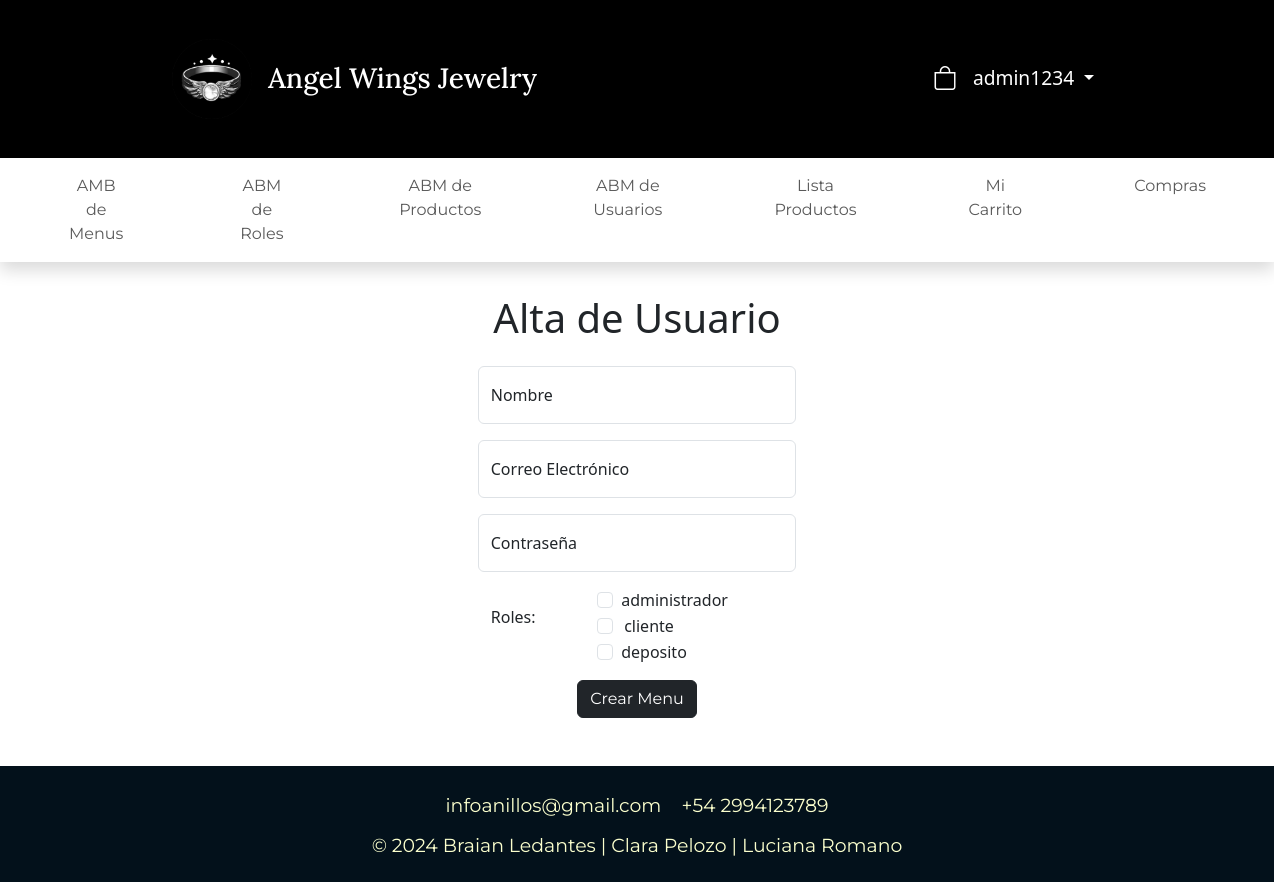
The page /vista/usuarios/alta.php (signed in) on the database its author committed.
### tables this page shows
CREATE TABLE `usuario` (
  `idusuario` bigint(20) NOT NULL,
  `usnombre` varchar(50) NOT NULL,
  `uspass` varchar(500) NOT NULL,
  `usmail` varchar(50) NOT NULL,
  `usdeshabilitado` timestamp NULL DEFAULT NULL
);

CREATE TABLE `menu` (
  `idmenu` bigint(20) NOT NULL,
  `menombre` varchar(50) NOT NULL COMMENT 'Nombre del item del menu',
  `medescripcion` varchar(124) NOT NULL COMMENT 'Descripcion mas detallada del item del menu',
  `idpadre` bigint(20) DEFAULT NULL COMMENT 'Referencia al id del menu que es subitem',
  `medeshabilitado` timestamp NULL DEFAULT current_timestamp() COMMENT 'Fecha en la que el menu fue deshabilitado por ultima vez'
);

CREATE TABLE `rol` (
  `idrol` bigint(20) NOT NULL,
  `rodescripcion` varchar(50) NOT NULL
);

### vista/usuarios/alta.php (the view, shortened to what the rows shown need)
<?php
$abmrol = new AbmRol();
$roles = $abmrol->buscar(null);
?>
<!DOCTYPE html>
<html lang="es">
<head>
    <?php include_once("../estructura/bootstrap.php"); ?>
    <link rel="stylesheet" href="../css/estilos.css">
</head>
<body>
<?php include_once("../estructura/cabecera.php"); ?>
<main>
    <div class="w-25 mx-auto mt-3 mb-5">
        <div class="row">
            <h1>Alta de Usuario</h1>
        </div>
        <div class="row">
            <form id="formCrearMenu" action="./accionAlta.php" method="POST">
                <div class="form-floating mb-3">
                    <?php foreach ($roles as $rol) : ?>
                        <div class="form-check w-25 mx-auto">
                            <input class="form-check-input" type="checkbox" name="roles[]" value="<?= $rol->getIdrol() ?>" id="<?= $rol->getIdrol() ?>">
                            <label class="form-check-label" for="<?= $rol->getIdrol() ?>">
                                <?= $rol->getRodescripcion() ?>
                            </label>
                        </div>
                    <?php endforeach; ?>
                </div>
            </form>
        </div>
    </div>
</main>
</body>
</html>

### vista/estructura/cabecera.php (shortened to what the rows shown need)
<?php
$session = new Sesion();
$menus = $session->obtenerMenusDelUsuario();
?>
<header class="position-auto top-0 shadow mb-3">
    <nav class="navbar navbar-expand-lg navbar-dark" style="background-color: #000; padding: 30px 160px;">
        <div class="container-fluid">
            <div class="collapse navbar-collapse" id="navbarNav">
                <ul class="navbar-nav ms-auto">
                        <?php if ($session->estaActiva()) {
                            $usuarioActivo = $session->getUsuario();
                            if (is_object($usuarioActivo)) {
                                $nombreUsuario = $usuarioActivo->getUsnombre();
                            } else {
                                $nombreUsuario = 'Invitado';
                            }
                        ?>
                            <li class="nav-item dropdown">
                                <a id="opcionUsuario" class="nav-link dropdown-toggle" data-bs-toggle="dropdown" aria-expanded="false">
                                <?php echo $nombreUsuario; ?>     <i class="fas fa-user"></i>
                                </a>
                            </li>
                        <?php } else { ?>
                            <li class="nav-item sesion">
                                <a href="/pwd-tpf/Vista/login" class="nav-link"><i class="fas fa-user"></i></a>
                            </li>
                        <?php } ?>
                </ul>
            </div>
        </div>
    </nav>
    <nav id="menuDinamico"class="navbar navbar-expand-lg">
        <div class="container-fluid">
            <div class="collapse navbar-collapse" id="navbarSupportedContent">
                <ul class="navbar-nav me-auto mx-auto mb-2 mb-lg-0">
                <?php if (empty($menus)) { ?>
                    <li class="nav-item">
                        <span class="nav-link">¡Explora nuestros productos y encuentra el anillo perfecto para ti! ♡ </span>
                    </li>
                <?php } else { ?>
                    <?php foreach ($menus as $m) { ?>
                        <li class="nav-item mx-5">
                            <a class="nav-link" href="/pwd-tpf/vista<?= $m->getMedescripcion() ?>"><?= $m->getMenombre() ?></a>
                        </li>
                    <?php } ?>
                <?php } ?>
                </ul>
            </div>
        </div>
    </nav>
</header>

### rows shown on the page
usuario: usnombre "admin1234"
menu: menombre "AMB de Menus"
menu: menombre "ABM de Roles"
menu: menombre "ABM de Productos"
menu: menombre "ABM de Usuarios"
menu: menombre "Lista Productos"
menu: menombre "Mi Carrito"
menu: menombre "Compras"
rol: rodescripcion "administrador"
rol: rodescripcion "cliente"
rol: rodescripcion "deposito"
